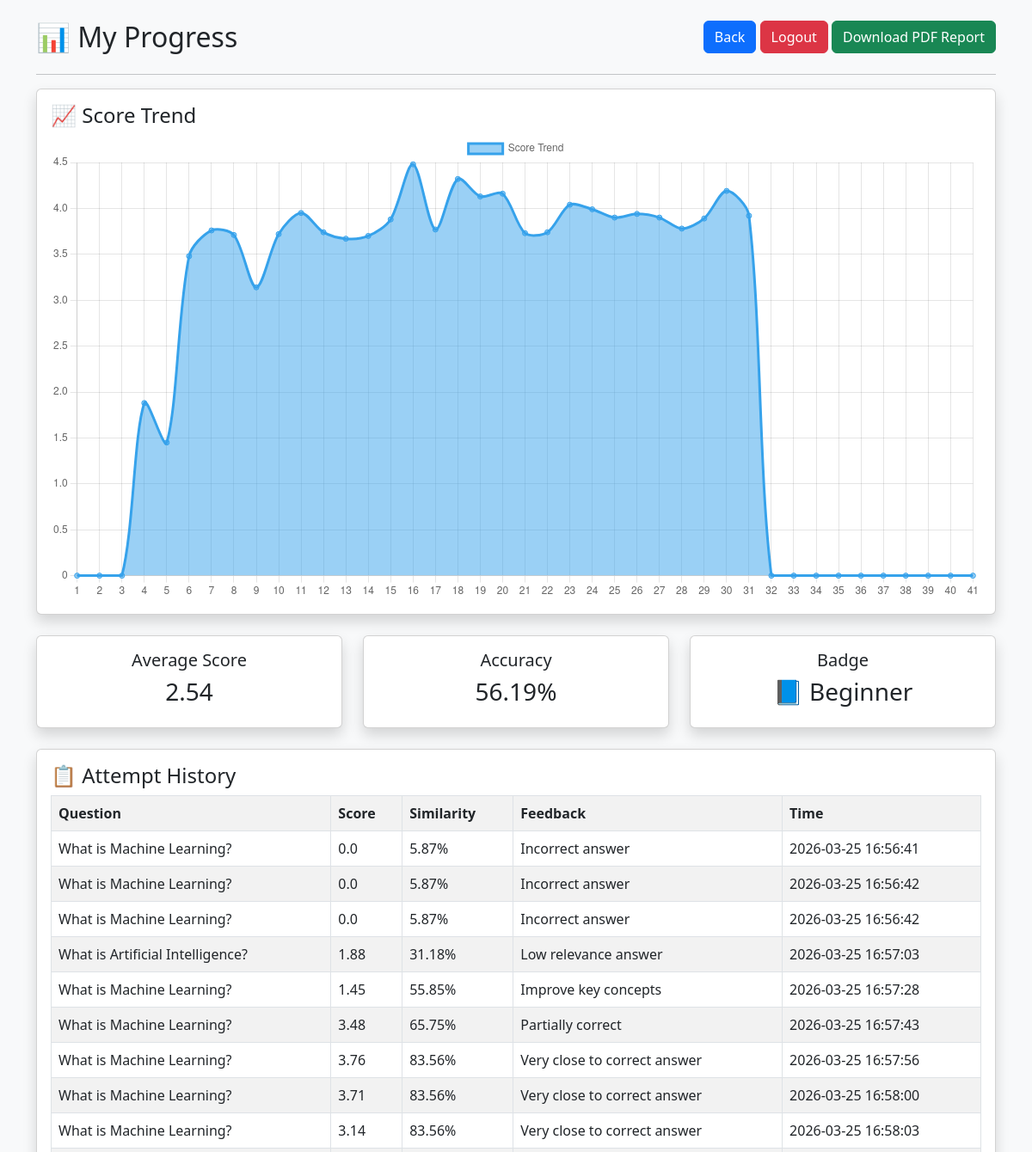
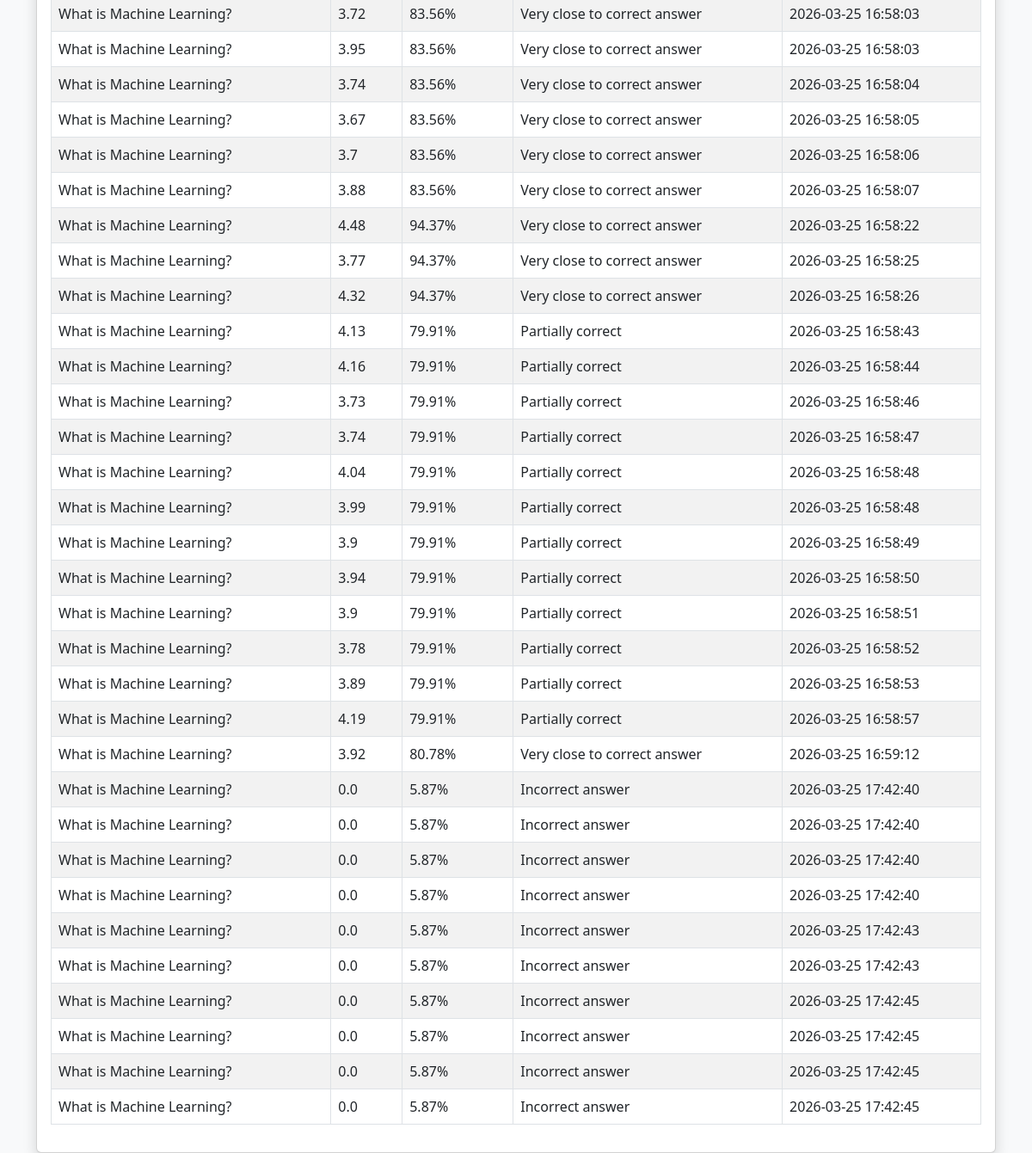
Screenshot of /my_progress (signed in) with the database file from the repository (2 pictures, top to bottom).
### tables this page shows
CREATE TABLE attempts (
        id INTEGER PRIMARY KEY AUTOINCREMENT,
        username TEXT,
        question TEXT,
        student_answer TEXT,
        correct_answer TEXT,
        score REAL,
        similarity REAL,
        feedback TEXT,
        timestamp DATETIME DEFAULT CURRENT_TIMESTAMP
    );

### app.py (the view)
@app.route('/my_progress')
def my_progress():
    if 'user' not in session:
        return redirect('/login')
    conn = get_db()
    cur = conn.cursor()
    cur.execute("""
    SELECT question, score, similarity, feedback, timestamp
    FROM attempts
    WHERE username=?
    ORDER BY timestamp ASC
    """, (session['user'],))
    data = cur.fetchall()
    conn.close()
    scores = [row[1] for row in data]
    labels = list(range(1, len(scores) + 1))
    avg_score = round(sum(scores) / len(scores), 2) if scores else 0
    accuracy = round(sum([row[2] for row in data]) / len(data), 2) if data else 0
    badge = "🏆 Top Performer" if avg_score >= 4 else "🥈 Good Learner" if avg_score >= 3 else "📘 Beginner"
    return render_template("progress.html",
                           data=data,
                           scores=scores,
                           labels=labels,
                           avg_score=avg_score,
                           accuracy=accuracy,
                           badge=badge)

### app.py (called while the page is built)
def get_db():
    conn = sqlite3.connect("models.db")
    conn.row_factory = sqlite3.Row
    return conn

### templates/progress.html (shortened to what this page needs)
<!DOCTYPE html>
<html>
<head>
    <link href="https://cdn.jsdelivr.net/npm/bootstrap@5.3.0/dist/css/bootstrap.min.css" rel="stylesheet">
</head>
<body class="bg-light">
<div class="container mt-4">
    <div class="d-flex justify-content-between">
        <h2>📊 My Progress</h2>
        <div>
            <a href="/student" class="btn btn-primary">Back</a>
            <a href="/logout" class="btn btn-danger">Logout</a>
            <a href="/download_report" class="btn btn-success">Download PDF Report</a>
        </div>
    </div>
    <hr>
    <div class="card p-3 shadow mb-4">
        <h4>📈 Score Trend</h4>
        <canvas id="scoreChart"></canvas>
    </div>
    <div class="row mb-4">
    <div class="col-md-4">
        <div class="card text-center p-3 shadow">
            <h5>Average Score</h5>
            <h3>{{ avg_score }}</h3>
        </div>
    </div>
    <div class="col-md-4">
        <div class="card text-center p-3 shadow">
            <h5>Accuracy</h5>
            <h3>{{ accuracy }}%</h3>
        </div>
    </div>
    <div class="col-md-4">
        <div class="card text-center p-3 shadow">
            <h5>Badge</h5>
            <h3>{{ badge }}</h3>
        </div>
    </div>
</div>
    <div class="card p-3 shadow">
        <h4>📋 Attempt History</h4>
        <table class="table table-bordered table-striped">
            <tr>
                <th>Question</th>
                <th>Score</th>
                <th>Similarity</th>
                <th>Feedback</th>
                <th>Time</th>
            </tr>
            {% for row in data %}
            <tr>
                <td>{{ row[0] }}</td>
                <td>{{ row[1] }}</td>
                <td>{{ row[2] }}%</td>
                <td>{{ row[3] }}</td>
                <td>{{ row[4] }}</td>
            </tr>
            {% endfor %}
        </table>
    </div>
</div>
<script>
const labels = {{ labels | tojson }};
const scores = {{ scores | tojson }};
const ctx = document.getElementById('scoreChart').getContext('2d');
new Chart(ctx, {
    type: 'line',
    data: {
        labels: labels,
        datasets: [{
            label: 'Score Trend',
            data: scores,
            fill: true,
            tension: 0.3
        }]
    },
    options: {
        responsive: true,
        plugins: {
            legend: { display: true }
        }
    }
});
</script>
</body>
</html>

### rows the page displays
attempts: question "What is Machine Learning?", score "0.0", similarity "5.87", feedback "Incorrect answer", timestamp "2026-03-25 16:56:41"
attempts: question "What is Machine Learning?", score "0.0", similarity "5.87", feedback "Incorrect answer", timestamp "2026-03-25 16:56:42"
attempts: question "What is Machine Learning?", score "0.0", similarity "5.87", feedback "Incorrect answer", timestamp "2026-03-25 16:56:42"
attempts: question "What is Artificial Intelligence?", score "1.88", similarity "31.18", feedback "Low relevance answer", timestamp "2026-03-25 16:57:03"
attempts: question "What is Machine Learning?", score "1.45", similarity "55.85", feedback "Improve key concepts", timestamp "2026-03-25 16:57:28"
attempts: question "What is Machine Learning?", score "3.48", similarity "65.75", feedback "Partially correct", timestamp "2026-03-25 16:57:43"
attempts: question "What is Machine Learning?", score "3.76", similarity "83.56", feedback "Very close to correct answer", timestamp "2026-03-25 16:57:56"
attempts: question "What is Machine Learning?", score "3.71", similarity "83.56", feedback "Very close to correct answer", timestamp "2026-03-25 16:58:00"
attempts: question "What is Machine Learning?", score "3.14", similarity "83.56", feedback "Very close to correct answer", timestamp "2026-03-25 16:58:03"
attempts: question "What is Machine Learning?", score "3.72", similarity "83.56", feedback "Very close to correct answer", timestamp "2026-03-25 16:58:03"
attempts: question "What is Machine Learning?", score "3.95", similarity "83.56", feedback "Very close to correct answer", timestamp "2026-03-25 16:58:03"
attempts: question "What is Machine Learning?", score "3.74", similarity "83.56", feedback "Very close to correct answer", timestamp "2026-03-25 16:58:04"
attempts: question "What is Machine Learning?", score "3.67", similarity "83.56", feedback "Very close to correct answer", timestamp "2026-03-25 16:58:05"
attempts: question "What is Machine Learning?", score "3.7", similarity "83.56", feedback "Very close to correct answer", timestamp "2026-03-25 16:58:06"
attempts: question "What is Machine Learning?", score "3.88", similarity "83.56", feedback "Very close to correct answer", timestamp "2026-03-25 16:58:07"
attempts: question "What is Machine Learning?", score "4.48", similarity "94.37", feedback "Very close to correct answer", timestamp "2026-03-25 16:58:22"
attempts: question "What is Machine Learning?", score "3.77", similarity "94.37", feedback "Very close to correct answer", timestamp "2026-03-25 16:58:25"
attempts: question "What is Machine Learning?", score "4.32", similarity "94.37", feedback "Very close to correct answer", timestamp "2026-03-25 16:58:26"
attempts: question "What is Machine Learning?", score "4.13", similarity "79.91", feedback "Partially correct", timestamp "2026-03-25 16:58:43"
attempts: question "What is Machine Learning?", score "4.16", similarity "79.91", feedback "Partially correct", timestamp "2026-03-25 16:58:44"
attempts: question "What is Machine Learning?", score "3.73", similarity "79.91", feedback "Partially correct", timestamp "2026-03-25 16:58:46"
attempts: question "What is Machine Learning?", score "3.74", similarity "79.91", feedback "Partially correct", timestamp "2026-03-25 16:58:47"
attempts: question "What is Machine Learning?", score "4.04", similarity "79.91", feedback "Partially correct", timestamp "2026-03-25 16:58:48"
attempts: question "What is Machine Learning?", score "3.99", similarity "79.91", feedback "Partially correct", timestamp "2026-03-25 16:58:48"
attempts: question "What is Machine Learning?", score "3.9", similarity "79.91", feedback "Partially correct", timestamp "2026-03-25 16:58:49"
attempts: question "What is Machine Learning?", score "3.94", similarity "79.91", feedback "Partially correct", timestamp "2026-03-25 16:58:50"
attempts: question "What is Machine Learning?", score "3.9", similarity "79.91", feedback "Partially correct", timestamp "2026-03-25 16:58:51"
attempts: question "What is Machine Learning?", score "3.78", similarity "79.91", feedback "Partially correct", timestamp "2026-03-25 16:58:52"
attempts: question "What is Machine Learning?", score "3.89", similarity "79.91", feedback "Partially correct", timestamp "2026-03-25 16:58:53"
attempts: question "What is Machine Learning?", score "4.19", similarity "79.91", feedback "Partially correct", timestamp "2026-03-25 16:58:57"
attempts: question "What is Machine Learning?", score "3.92", similarity "80.78", feedback "Very close to correct answer", timestamp "2026-03-25 16:59:12"
attempts: question "What is Machine Learning?", score "0.0", similarity "5.87", feedback "Incorrect answer", timestamp "2026-03-25 17:42:40"
attempts: question "What is Machine Learning?", score "0.0", similarity "5.87", feedback "Incorrect answer", timestamp "2026-03-25 17:42:40"
attempts: question "What is Machine Learning?", score "0.0", similarity "5.87", feedback "Incorrect answer", timestamp "2026-03-25 17:42:40"
attempts: question "What is Machine Learning?", score "0.0", similarity "5.87", feedback "Incorrect answer", timestamp "2026-03-25 17:42:40"
attempts: question "What is Machine Learning?", score "0.0", similarity "5.87", feedback "Incorrect answer", timestamp "2026-03-25 17:42:43"
attempts: question "What is Machine Learning?", score "0.0", similarity "5.87", feedback "Incorrect answer", timestamp "2026-03-25 17:42:43"
attempts: question "What is Machine Learning?", score "0.0", similarity "5.87", feedback "Incorrect answer", timestamp "2026-03-25 17:42:45"
attempts: question "What is Machine Learning?", score "0.0", similarity "5.87", feedback "Incorrect answer", timestamp "2026-03-25 17:42:45"
attempts: question "What is Machine Learning?", score "0.0", similarity "5.87", feedback "Incorrect answer", timestamp "2026-03-25 17:42:45"
attempts: question "What is Machine Learning?", score "0.0", similarity "5.87", feedback "Incorrect answer", timestamp "2026-03-25 17:42:45"

### other values shown
{{ avg_score }} "2.54"
{{ accuracy }} "56.19"
{{ badge }} "📘 Beginner"
chart data {{ labels | tojson }} [1, 2, 3, 4, 5, 6, 7, 8, 9, 10, 11, 12, 13, 14, 15, 16, 17, 18, 19, 20, 21, 22, 23, 24, 25, 26, 27, 28, 29, 30, 31, 32, 33, 34, 35, 36, 37, 38, 39, 40, 41]
chart data {{ scores | tojson }} [0.0, 0.0, 0.0, 1.88, 1.45, 3.48, 3.76, 3.71, 3.14, 3.72, 3.95, 3.74, 3.67, 3.7, 3.88, 4.48, 3.77, 4.32, 4.13, 4.16, 3.73, 3.74, 4.04, 3.99, 3.9, 3.94, 3.9, 3.78, 3.89, 4.19, 3.92, 0.0, 0.0, 0.0, 0.0, 0.0, 0.0, 0.0, 0.0, 0.0, 0.0]
